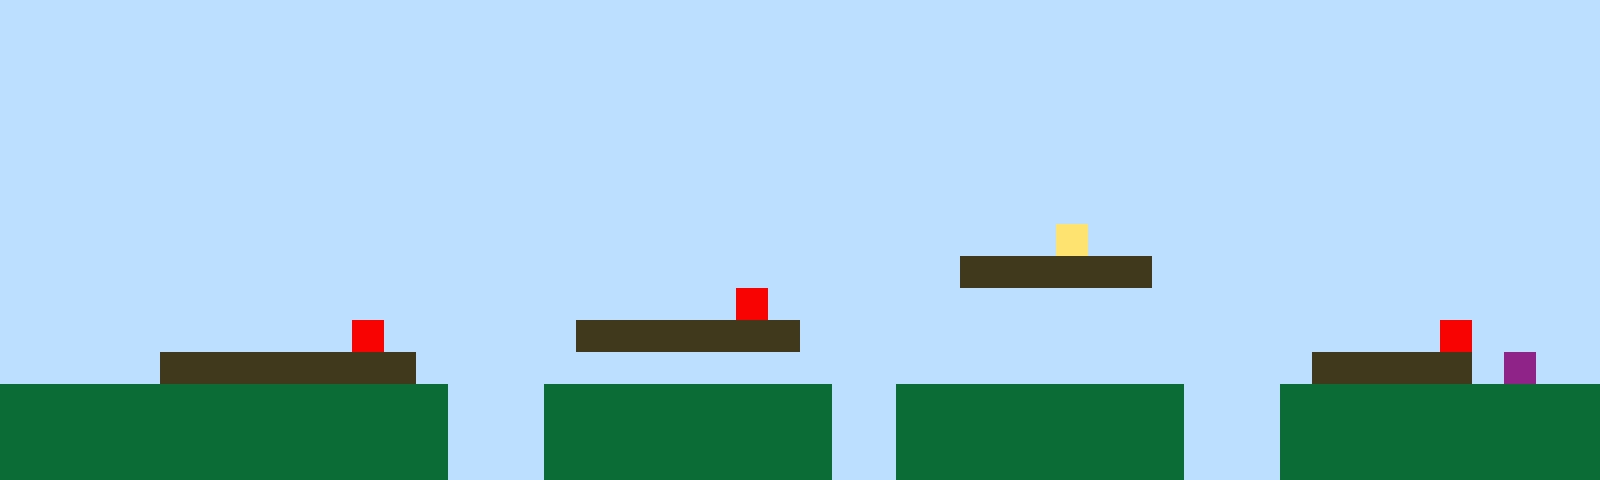

A 2D game scene composited from a Tiled map and its tileset images. What follows is a short description and the map's XML, with every tile layer's data as written:
An orthogonal 50x15 tile map with 32x32 px tiles, 1 tile layer (Tile Layer 1).

<map version="1.10" tiledversion="1.11.2" orientation="orthogonal" renderorder="right-up" width="50" height="15" tilewidth="32" tileheight="32" infinite="0" nextlayerid="2" nextobjectid="1"><editorsettings><export target="map1.csv" format="csv" /></editorsettings><tileset firstgid="1" name="sprites" tilewidth="32" tileheight="32" tilecount="6" columns="3"><image source="sprites.png" width="96" height="64" /></tileset><layer id="1" name="Tile Layer 1" width="50" height="15"><data encoding="csv">1,1,1,1,1,1,1,1,1,1,1,1,1,1,1,1,1,1,1,1,1,1,1,1,1,1,1,1,1,1,1,1,1,1,1,1,1,1,1,1,1,1,1,1,1,1,1,1,1,1,1,1,1,1,1,1,1,1,1,1,1,1,1,1,1,1,1,1,1,1,1,1,1,1,1,1,1,1,1,1,1,1,1,1,1,1,1,1,1,1,1,1,1,1,1,1,1,1,1,1,1,1,1,1,1,1,1,1,1,1,1,1,1,1,1,1,1,1,1,1,1,1,1,1,1,1,1,1,1,1,1,1,1,1,1,1,1,1,1,1,1,1,1,1,1,1,1,1,1,1,1,1,1,1,1,1,1,1,1,1,1,1,1,1,1,1,1,1,1,1,1,1,1,1,1,1,1,1,1,1,1,1,1,1,1,1,1,1,1,1,1,1,1,1,1,1,1,1,1,1,1,1,1,1,1,1,1,1,1,1,1,1,1,1,1,1,1,1,1,1,1,1,1,1,1,1,1,1,1,1,1,1,1,1,1,1,1,1,1,1,1,1,1,1,1,1,1,1,1,1,1,1,1,1,1,1,1,1,1,1,1,1,1,1,1,1,1,1,1,1,1,1,1,1,1,1,1,1,1,1,1,1,1,1,1,1,1,1,1,1,1,1,1,1,1,1,1,1,1,1,1,1,1,1,1,1,1,1,1,1,1,1,1,1,1,1,1,1,1,1,1,1,1,1,1,1,1,1,1,1,1,1,1,1,1,1,1,1,1,1,1,1,1,1,1,1,1,1,1,1,1,1,1,1,1,1,1,1,1,1,1,1,1,1,1,1,1,1,1,1,1,1,1,1,1,1,1,1,1,1,1,1,1,4,1,1,1,1,1,1,1,1,1,1,1,1,1,1,1,1,1,1,1,1,1,1,1,1,1,1,1,1,1,1,1,1,1,1,1,1,1,1,1,1,1,1,1,1,1,1,3,3,3,3,3,3,1,1,1,1,1,1,1,1,1,1,1,1,1,1,1,1,1,1,1,1,1,1,1,1,1,1,1,1,1,1,1,1,1,1,1,1,1,5,1,1,1,1,1,1,1,1,1,1,1,1,1,1,1,1,1,1,1,1,1,1,1,1,1,1,1,1,1,1,1,1,1,1,1,1,1,5,1,1,1,1,1,1,3,3,3,3,3,3,3,1,1,1,1,1,1,1,1,1,1,1,1,1,1,1,1,1,1,1,1,5,1,1,1,1,1,1,1,1,1,3,3,3,3,3,3,3,3,1,1,1,1,1,1,1,1,1,1,1,1,1,1,1,1,1,1,1,1,1,1,1,1,1,1,1,1,3,3,3,3,3,1,6,1,1,2,2,2,2,2,2,2,2,2,2,2,2,2,2,1,1,1,2,2,2,2,2,2,2,2,2,1,1,2,2,2,2,2,2,2,2,2,1,1,1,2,2,2,2,2,2,2,2,2,2,2,2,2,2,2,2,2,2,2,2,2,2,2,2,1,1,1,2,2,2,2,2,2,2,2,2,1,1,2,2,2,2,2,2,2,2,2,1,1,1,2,2,2,2,2,2,2,2,2,2,2,2,2,2,2,2,2,2,2,2,2,2,2,2,1,1,1,2,2,2,2,2,2,2,2,2,1,1,2,2,2,2,2,2,2,2,2,1,1,1,2,2,2,2,2,2,2,2,2,2</data></layer></map>
